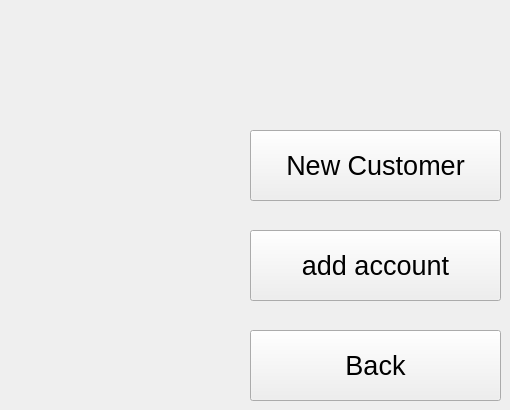
    <widget class="QWidget" name="page_13">
     <widget class="QPushButton" name="pg13_pushbutton_new">
      <property name="geometry">
       <rect>
        <x>250</x>
        <y>130</y>
        <width>251</width>
        <height>71</height>
       </rect>
      </property>
      <property name="font">
       <font>
        <pointsize>20</pointsize>
       </font>
      </property>
      <property name="cursor">
       <cursorShape>PointingHandCursor</cursorShape>
      </property>
      <property name="text">
       <string>New Customer</string>
      </property>
     </widget>
     <widget class="QPushButton" name="pg13_pushbutton_add">
      <property name="geometry">
       <rect>
        <x>250</x>
        <y>230</y>
        <width>251</width>
        <height>71</height>
       </rect>
      </property>
      <property name="font">
       <font>
        <pointsize>20</pointsize>
       </font>
      </property>
      <property name="cursor">
       <cursorShape>PointingHandCursor</cursorShape>
      </property>
      <property name="text">
       <string>add account</string>
      </property>
     </widget>
     <widget class="QPushButton" name="pg13_pushbutton_back">
      <property name="geometry">
       <rect>
        <x>250</x>
        <y>330</y>
        <width>251</width>
        <height>71</height>
       </rect>
      </property>
      <property name="font">
       <font>
        <pointsize>20</pointsize>
       </font>
      </property>
      <property name="cursor">
       <cursorShape>PointingHandCursor</cursorShape>
      </property>
      <property name="text">
       <string>Back</string>
      </property>
     </widget>
    </widget>
